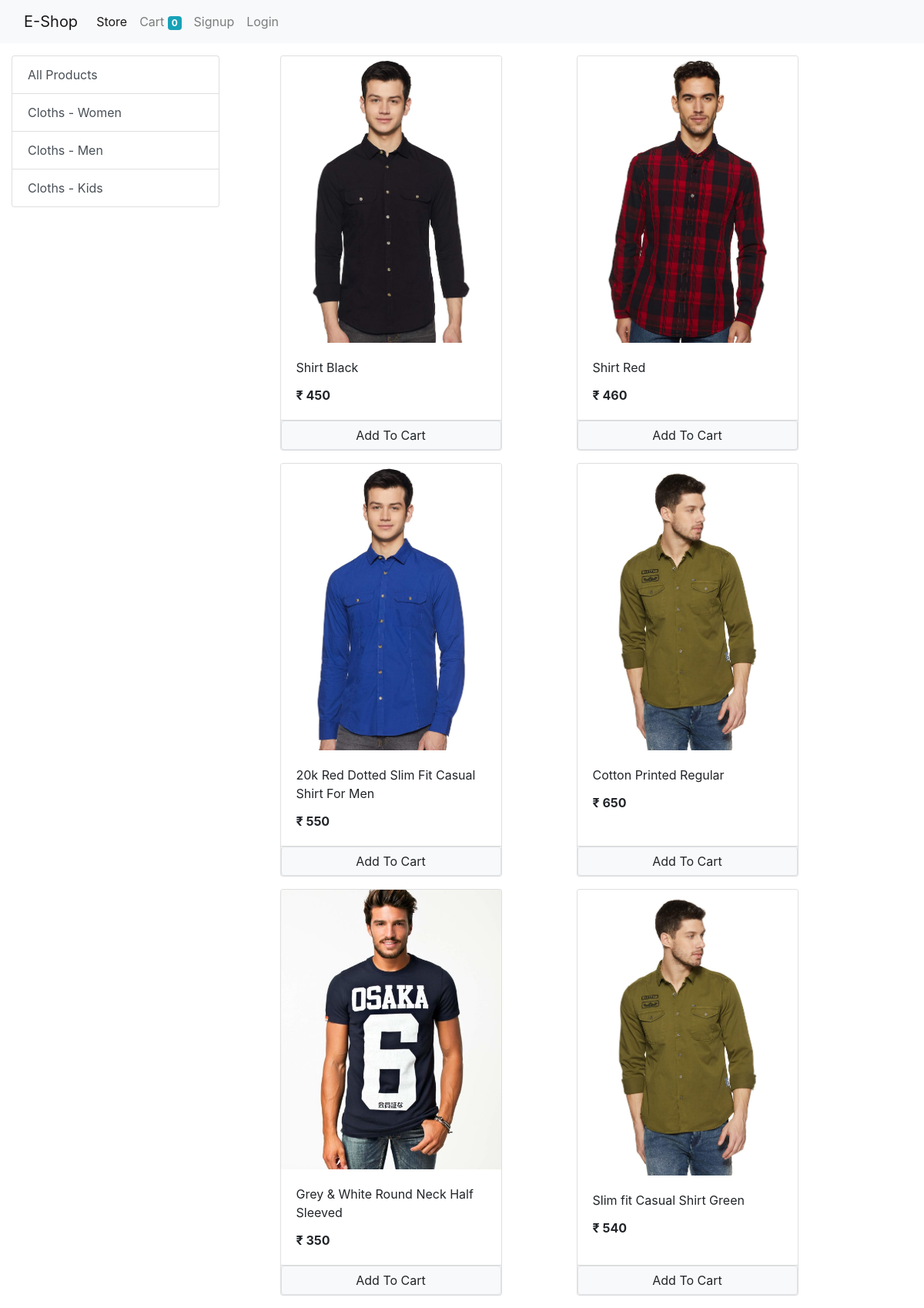
The app's page /store?category=2 with its own data.
### store/models/category.py (models this page shows, shortened)
class Category(models.Model):
    name = models.CharField(max_length=50)
    @staticmethod
    def get_all_categories():
        return Category.objects.all()

### store/models/product.py (models this page shows, shortened)
class Product(models.Model):
    name = models.CharField(max_length=50)
    price = models.IntegerField(default=0)
    category = models.ForeignKey(Category, on_delete=models.CASCADE, default=1)
    description = models.CharField(max_length=200, default='', null=True, blank=True)
    image = models.ImageField(upload_to='upload/products/')
    @staticmethod
    def get_all_products_by_categoryid(category_id):
        if category_id:
            return Product.objects.filter(category=category_id)
        else:
            return Produt.objects.all()

### store/views/home.py (the view)
# urls.py: path('', include('store.urls')),
def store(request):
    cart = request.session.get('cart')
    if not cart:
        request.session['cart'] = {}
    products = None
    categories = Category.get_all_categories()
    categoryID = request.GET.get('category')
    if categoryID:
        products = Product.get_all_products_by_categoryid(categoryID)
    else:
        products = Product.get_all_products();
    data = {}
    data['products'] = products
    data['categories'] = categories
    print('you are : ', request.session.get('email'))
    return render(request, 'index.html', data)

### store/templatetags/cart.py (called while the page is built)
@register.filter(name='is_in_cart')
def is_in_cart(product, cart):
    keys = cart.keys()
    for id in keys:
        if int(id) == product.id:
            return True
    return False

### store/templatetags/custom_filter.py (called while the page is built)
@register.filter(name='currency')
def currency(number):
    return "₹ " + str(number)

### store/templates/index.html (shortened to what this page needs)
{% extends 'basic.html' %}
{% block body %}
{% load cart %}
{% load custom_filter %}
<div class="container-fluid mt-3">
    <div class="row">
        <div class="col-lg-3">
            <div class="list-group">
                <a href="/" class="list-group-item list-group-item-action ">All Products</a>
                {% for category in categories %}
                <a href="/?category={{ category.id }}" class="list-group-item list-group-item-action ">{{category.name}}</a>
                {% endfor %}
            </div>
        </div>
        <div id='product' class="col-lg-8">
            <div class="row mx-auto">
                {% for product in products %}
                <div class="card mx-auto mb-3" id="{{product.id}}" style="width: 18rem;">
                    <img src="{{product.image.url}}" class="card-img-top " alt="...">
                    <div class="card-body">
                        <p class="card-title">{{product.name}}</p>
                        <p class="card-text"><b>{{product.price|currency}}</b></p>
                    </div>
                    <div class="footer_row card-footer p-0 m-0">
                        {% if product|is_in_cart:request.session.cart %}
                        <div class="row no-gutters">
                            <form action="/#{{product.id}}" method="post" class="col-2">
                                {% csrf_token %}
                                <input hidden type="text" , value="{{product.id}}" , name="product">
                                <input hidden type="text" , value="True" , name="remove">
                                <input type="submit" , value=" - " , class="btn btn-block btn-secondary">
                            </form>
                            <div class="text-center col"> {{product|cart_quantity:request.session.cart}} in cart </div>
                            <form action="/#{{product.id}}", method="post" class="col-2">
                                {% csrf_token %}
                                <input hidden type="text" , value="{{product.id}}" , name="product">
                                <input type="submit" , value=" + " , class="btn btn-block btn-secondary">
                            </form>
                        </div>
                        {% else %}
                        <form action="/#{{product.id}}" , method="post" class="btn-block">
                            <input type="submit" value="Add To Cart"
                                class="btn btn-light border form-control">
                        </form>
                        {% endif %}
                    </div>
                </div>
                {% endfor %}
            </div>
        </div>
    </div>
</div>
{% endblock %}

### records on screen
Category: name "Cloths - Women"
Category: name "Cloths - Men"
Category: name "Cloths - Kids"
Product: image (picture), name "Shirt Black", price "₹ 450"
Product: image (picture), name "Shirt Red", price "₹ 460"
Product: image (picture), name "20k Red Dotted Slim Fit Casual Shirt For Men", price "₹ 550"
Product: image (picture), name "Cotton Printed Regular", price "₹ 650"
Product: image (picture), name "Grey & White Round Neck Half Sleeved", price "₹ 350"
Product: image (picture), name "Slim fit Casual Shirt Green", price "₹ 540"

### other values on screen
{{ request.session.cart.keys|length }} "0"
